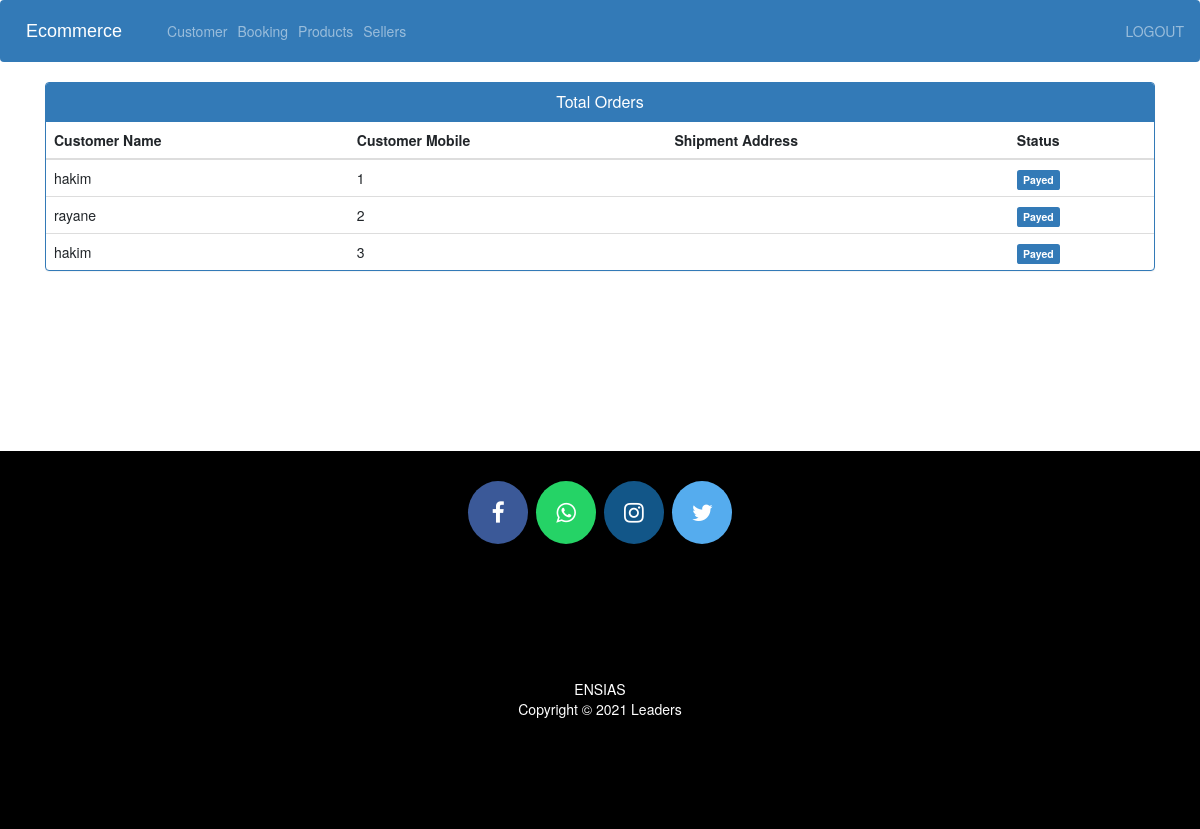
The app's page /admin_view_booking/ (signed in) with its own data.
### main/models.py (models this page shows)
class Order(models.Model):
    user = models.ForeignKey(User, on_delete=models.CASCADE, null=True)
    cart = models.ManyToManyField(Cart, blank=True)
    checkout_adress = models.ForeignKey(
        Checkout, on_delete=models.CASCADE, null=True)
    status = models.CharField(max_length=200, null=True)

### accounts/decorators.py (the view)
        def wrapper_func(request, *args, **kwargs):
            group = None
            L=[]
            if request.user.groups.exists():
                groups = request.user.groups.all()
                for g in groups:
                    L.append(g.name)
            if common_data(L, allowed_roles):
                return view_func(request, *args, **kwargs)
            return HttpResponse('Not Authorised')

### dashboard_admin/views.py (called while the page is built)
@allowed_users(allowed_roles=['ADMIN'])
def admin_view_booking_view(request):
    orders = Order.objects.all()
    return render(request, 'dashboard_admin/admin_view_booking.html', {'data': orders})

### templates/dashboard_admin/admin_view_booking.html (shortened to what this page needs)
{% extends 'dashboard_admin/admin_base.html' %}
{% load static %}
{% block content %}
<head>
  <link href="//netdna.bootstrapcdn.com/bootstrap/3.0.0/css/bootstrap.min.css" rel="stylesheet" id="bootstrap-css">
</head>
<div class="container">
  <div class="panel panel-primary">
    <div class="panel-heading">
      <h6 class="panel-title">Total Orders</h6>
    </div>
    <table class="table table-hover" id="dev-table">
      <thead>
        <tr>
          <th>Customer Name</th>
          <th>Customer Mobile</th>
          <th>Shipment Address</th>
          <th>Status</th>
        </tr>
      </thead>
     {% for order in data %}
        <tr>
          <td> {{order.user.username}}</td>
          <td> {{order.id}}</td>
          <td> {{order.address}}</td>
          {% if order.status == 'Pending'%}
          <td> <span class="label label-info">{{order.status}}</span></td>
          {% elif order.status == 'Delivered' %}
          <td> <span class="label label-success">{{order.status}}</span></td>
          {% elif order.status == 'Out for Delivery' %}
          <td> <span class="label label-warning">{{order.status}}</span></td>
          {%else%}
            <td> <span class="label label-primary">{{order.status}}</span></td>
          {%endif%}
        </tr>
        {% endfor %}
    </table>
  </div>
</div>
{% endblock content %}

### templates/dashboard_admin/admin_view_booking.html (style rules this page uses)
h6 { text-align: center; }

### records on screen
Order: user.username "hakim", id "1", status "Payed"
Order: user.username "rayane", id "2", status "Payed"
Order: user.username "hakim", id "3", status "Payed"
